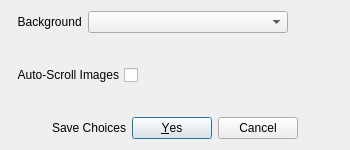
<?xml version="1.0" encoding="UTF-8"?>
<!--Author: Chris Lawson-->
<!--Contact: clawso21@une.edu.au-->
<!--Source: U-Infuse-->
<!--Purpose: Settings Dialogue UI-->
<ui version="4.0">
 <class>UInfuseSettings</class>
 <widget class="QDialog" name="UInfuseSettings">
  <property name="geometry">
   <rect>
    <x>0</x>
    <y>0</y>
    <width>350</width>
    <height>150</height>
   </rect>
  </property>
  <property name="sizePolicy">
   <sizepolicy hsizetype="Maximum" vsizetype="Preferred">
    <horstretch>0</horstretch>
    <verstretch>0</verstretch>
   </sizepolicy>
  </property>
  <property name="minimumSize">
   <size>
    <width>350</width>
    <height>150</height>
   </size>
  </property>
  <property name="maximumSize">
   <size>
    <width>350</width>
    <height>150</height>
   </size>
  </property>
  <property name="windowTitle">
   <string>U-Infuse Settings</string>
  </property>
  <layout class="QGridLayout" name="gridLayout">
   <item row="1" column="0">
    <spacer name="verticalSpacer1">
     <property name="orientation">
      <enum>Qt::Vertical</enum>
     </property>
     <property name="sizeHint" stdset="0">
      <size>
       <width>20</width>
       <height>40</height>
      </size>
     </property>
    </spacer>
   </item>
   <item row="2" column="0">
    <layout class="QHBoxLayout" name="horizontalLayout6">
     <item>
      <spacer name="horizontalSpacer4">
       <property name="orientation">
        <enum>Qt::Horizontal</enum>
       </property>
       <property name="sizeHint" stdset="0">
        <size>
         <width>40</width>
         <height>20</height>
        </size>
       </property>
      </spacer>
     </item>
     <item>
      <widget class="QLabel" name="saveLabel">
       <property name="text">
        <string>Save Choices</string>
       </property>
      </widget>
     </item>
     <item>
      <widget class="QDialogButtonBox" name="yesButton">
       <property name="orientation">
        <enum>Qt::Horizontal</enum>
       </property>
       <property name="standardButtons">
        <set>QDialogButtonBox::Cancel|QDialogButtonBox::Yes</set>
       </property>
      </widget>
     </item>
     <item>
      <spacer name="horizontalSpacer5">
       <property name="orientation">
        <enum>Qt::Horizontal</enum>
       </property>
       <property name="sizeHint" stdset="0">
        <size>
         <width>40</width>
         <height>20</height>
        </size>
       </property>
      </spacer>
     </item>
    </layout>
   </item>
   <item row="0" column="0">
    <layout class="QHBoxLayout" name="horizontalLayout1">
     <item>
      <layout class="QVBoxLayout" name="verticalLayout1">
       <item>
        <layout class="QHBoxLayout" name="horizontalLayout2">
         <item>
          <widget class="QLabel" name="pretrainedLabel">
           <property name="text">
            <string>  Background</string>
           </property>
          </widget>
         </item>
         <item>
          <widget class="QComboBox" name="backgroundComboBox">
           <property name="minimumSize">
            <size>
             <width>200</width>
             <height>0</height>
            </size>
           </property>
          </widget>
         </item>
         <item>
          <spacer name="horizontalSpacer">
           <property name="orientation">
            <enum>Qt::Horizontal</enum>
           </property>
           <property name="sizeHint" stdset="0">
            <size>
             <width>40</width>
             <height>20</height>
            </size>
           </property>
          </spacer>
         </item>
        </layout>
       </item>
       <item>
        <spacer name="verticalSpacer2">
         <property name="orientation">
          <enum>Qt::Vertical</enum>
         </property>
         <property name="sizeHint" stdset="0">
          <size>
           <width>20</width>
           <height>40</height>
          </size>
         </property>
        </spacer>
       </item>
       <item>
        <layout class="QHBoxLayout" name="horizontalLayout3">
         <item>
          <widget class="QCheckBox" name="previewScrollCheckBox">
           <property name="layoutDirection">
            <enum>Qt::RightToLeft</enum>
           </property>
           <property name="text">
            <string>Auto-Scroll Images</string>
           </property>
          </widget>
         </item>
         <item>
          <widget class="QLabel" name="epochsLabel">
           <property name="text">
            <string/>
           </property>
          </widget>
         </item>
         <item>
          <spacer name="horizontalSpacer1">
           <property name="orientation">
            <enum>Qt::Horizontal</enum>
           </property>
           <property name="sizeHint" stdset="0">
            <size>
             <width>40</width>
             <height>20</height>
            </size>
           </property>
          </spacer>
         </item>
        </layout>
       </item>
      </layout>
     </item>
     <item>
      <layout class="QVBoxLayout" name="verticalLayout2">
       <item>
        <layout class="QHBoxLayout" name="horizontalLayout5"/>
       </item>
      </layout>
     </item>
    </layout>
   </item>
  </layout>
 </widget>
 <resources/>
 <connections/>
</ui>
